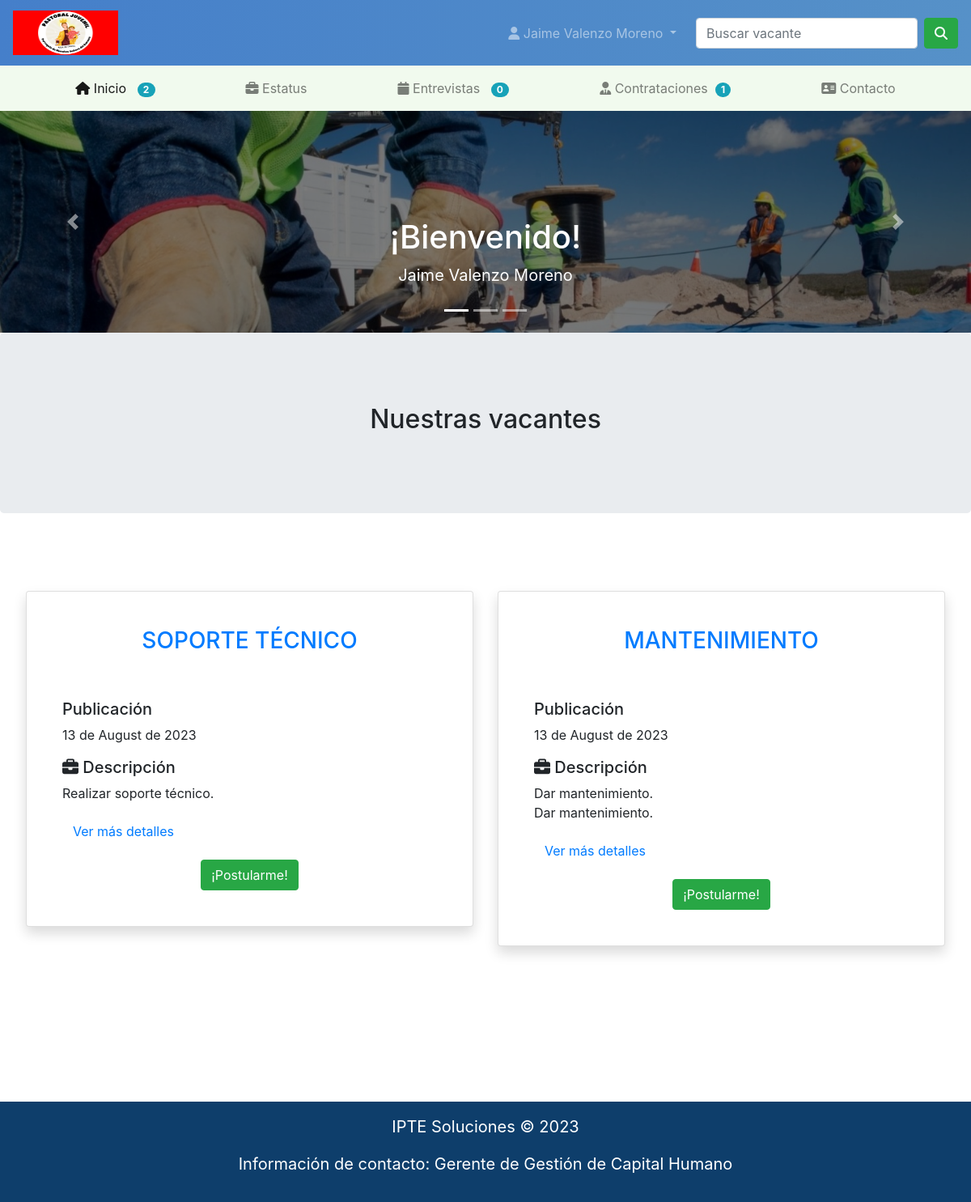
Page /postulante/home.php (signed in) on the committed database.
### tables this page shows
CREATE TABLE `vacante` (
  `id_vacante` int(11) NOT NULL,
  `puesto_vacante` varchar(100) NOT NULL,
  `descripcion_vacante` varchar(200) NOT NULL,
  `perfil_vacante` varchar(1000) NOT NULL,
  `sueldo_vacante` int(5) NOT NULL,
  `ubicacion_vacante` varchar(80) NOT NULL,
  `modalidad_vacante` varchar(25) NOT NULL,
  `modalidad_entrevista` varchar(20) NOT NULL,
  `comentarios_vacante` varchar(1000) DEFAULT NULL,
  `fecha_vacante` date NOT NULL,
  `activo_vacante` int(2) NOT NULL
);

### postulante/home.php (the view, shortened to what this page needs)
<?php
  include_once('../config.php');
?>
<!DOCTYPE html>
<html lang="es">
<head>
	<link rel="stylesheet" href="https://cdn.jsdelivr.net/npm/bootstrap@4.6.2/dist/css/bootstrap.min.css">
    <link rel="stylesheet" href="https://cdnjs.cloudflare.com/ajax/libs/font-awesome/6.2.0/css/all.min.css" />
</head>
<body>
  <div class="sticky-top">
	<nav class="navbar sticky-top navbar-expand-lg navbar-dark" id="nav">
    <a class="navbar-brand" href="home.php">
    <img src="../img/logo.png" width="130" height="55" class="d-inline-block align-top" alt="IPTE">
  </a>
  	<div class="collapse navbar-collapse" id="navbarSupportedContent">
    	<ul class="navbar-nav ml-auto">
         <li class="nav-item dropdown mr-3">
          <a class="nav-link dropdown-toggle" href="#" role="button" data-toggle="dropdown" aria-expanded="false"><i class="fa-solid fa-user"></i> <?php echo ucwords($_SESSION['NAME']); ?>
          </a>
        </li>
    	</ul>
      <form class="form-inline my-2 my-lg-0" action="" method="GET">
      <input class="form-control mr-sm-2" type="search" placeholder="Buscar vacante" name="busqueda">
      <button class="btn btn-success my-2 my-sm-0" type="submit" name="enviar"><i class="fa-solid fa-magnifying-glass"></i></button>
    </form>
  	</div>
	</nav>
  <nav class="navbar navbar-expand-lg navbar-light" style="background-color: #f1faee;color:#7CE2FC">
  <div class="collapse navbar-collapse" id="navbarSupportedContent">
    <ul class="navbar-nav ml-auto mr-auto">
      <li class="nav-item active ml-5 mr-5">
          <a class="nav-link" href="home.php"><i class="fa-solid fa-house"></i> <span class="sr-only">(current)</span>Inicio
          &nbsp;&nbsp;<span class="badge badge-pill badge-info"><?php
                      $query = "SELECT COUNT(id_vacante) as total FROM vacante WHERE activo_vacante = 1 ";
                            $result = $con -> query($query);
                            $row = $result->fetch_assoc();
                            echo "" . $row['total'] . "";
                        ?></span></a></a>
        </li>
         <li class="nav-item ml-5 mr-5">
         <a class="nav-link" href="estatus.php"><i class="fa-solid fa-briefcase"></i> Estatus</a>
         </li>
         <li class="nav-item ml-5 mr-5">
         <a class="nav-link" href="entrevistas.php"><i class="fa-solid fa-calendar"></i> Entrevistas
         &nbsp;&nbsp;<span class="badge badge-pill badge-info"><?php
         $id = $_SESSION['ID'];
                      $query = "SELECT COUNT(id_entrevista) as total FROM entrevistas WHERE activo_entrevista = 1 and (estatus_entrevista = 'Pendiente' or estatus_entrevista = 'Pendiente segunda etapa') and id_postulante='$id' ";
                            $result = $con -> query($query);
                            $row = $result->fetch_assoc();
                            echo "" . $row['total'] . "";
                        ?></span></a>
         </li>
         <li class="nav-item ml-5 mr-5">
         <a class="nav-link" href="contrataciones.php"><i class="fa-solid fa-user-tie"></i> Contrataciones&nbsp;&nbsp;<span class="badge badge-pill badge-info"><?php
         $id = $_SESSION['ID'];
                      $query = "SELECT COUNT(id) as total FROM contratacion WHERE id_postulante='$id' ";
                            $result = $con -> query($query);
                            $row = $result->fetch_assoc();
                            echo "" . $row['total'] . "";
                        ?></span></a></a>
         </li>
         <li class="nav-item ml-5 mr-5">
         <a class="nav-link" href="contacto.php"><i class="fa-solid fa-address-card"></i> Contacto</a>
         </li>
    </ul>
  </div>
</nav>
</div>
<div id="carouselExampleCaptions" class="carousel slide" data-ride="carousel">
  <ol class="carousel-indicators">
    <li data-target="#carouselExampleCaptions" data-slide-to="0" class="active"></li>
    <li data-target="#carouselExampleCaptions" data-slide-to="1"></li>
    <li data-target="#carouselExampleCaptions" data-slide-to="2"></li>
  </ol>
  <div class="carousel-inner">
    <div class="carousel-item active">
      <img src="img/img1.jpg" class="d-block w-100" alt="img1" style=" filter:brightness(0.5);">
      <div class="carousel-caption d-none d-md-block">
        <h1>¡Bienvenido!</h1>
        <p class="lead"><b><?php echo ucwords($_SESSION['NAME']); ?></b></p>
      </div>
    </div>
  </div>
  <button class="carousel-control-prev" type="button" data-target="#carouselExampleCaptions" data-slide="prev">
    <span class="carousel-control-prev-icon" aria-hidden="true"></span>
  </button>
  <button class="carousel-control-next" type="button" data-target="#carouselExampleCaptions" data-slide="next">
    <span class="carousel-control-next-icon" aria-hidden="true"></span>
  </button>
</div>
	<div class="jumbotron">
	    <br>
		<center><h2>Nuestras vacantes</h2></center>
   <br>
 </div>
   <div class="jumbotron" style="background-color: #FFF;">
   <div class="row row-cols-1 row-cols-md-2">
    <?php
      $sql = "SELECT * FROM vacante WHERE activo_vacante = 1 ";
               $result = $con -> query($sql);
               if($result ->num_rows > 0){
                $i=1;
                  while($row = $result ->fetch_assoc()) {
                    $i++;
                    ?>
                           <div class='col mb-4'>
                            <div class="accordion" id="accordionExample">
                        <div class='card h-100 shadow p-4 mb-5 bg-white rounded'>
                        <div class='card-body'>
                           <h3 class='text-uppercase text-primary'><center><?php echo $row['puesto_vacante'] ?></h3></center>
                           <br>
                           <br>
                           <h5> Publicación</h5>
                           <p><?php setlocale(LC_TIME, 'es_ES', 'Spanish_Spain', 'Spanish');
                    echo strftime("%d de %B de %Y", strtotime($row['fecha_vacante'])); ?></p>
                           <h5><i class="fa-solid fa-briefcase"></i> Descripción</h5>
                           <p><?php echo $row['descripcion_vacante'] ?></p>
                           <p>
                           <a class="btn btn-link btn-block text-left" type="button" data-toggle="collapse" data-target="#collapse<?php echo $i ?>" aria-expanded="true" aria-controls="collapseOne">Ver más detalles</a>
                           </p>
                           <form action="" method="POST">
                           <div class="container-fluid text-center">
                              <input class="btn btn-success" role="button" type="submit" name="submit" value="¡Postularme!"> </input>
                           </div>
                           </form>
                           </div>
                           </div>
                           </div>
                         </div>
                        <?php }
                     }
                     ?>
  </div>
</div>
   <br>
    <footer class="page-footer font-small" style="background-color: #0E3E6B; ">
      <div class="footer-copyright text-center py-3 text-dark" style="font-size: 20px">
       <p style="color: white;"><a href="https://www.iptesoluciones.com/" style="color: #fff;">IPTE Soluciones &copy; 2023</a></p>
       <p style="color: white;">Información de contacto: <a style="color: white;" href="mailto: ioregon@ipte.com.mx">Gerente de Gestión de Capital Humano</a></p>
      </div>
    </footer>
</body>
</html>

### postulante/home.php (style rules this page uses)
#nav { background: #457fca; background: -webkit-linear-gradient(to left, #5691c8, #457fca); background: linear-gradient(to left, #5691c8, #457fca); }

### rows in the picture
vacante: puesto_vacante "SOPORTE TÉCNICO", fecha_vacante "13 de August de 2023", descripcion_vacante "Realizar soporte técnico."
vacante: puesto_vacante "MANTENIMIENTO", fecha_vacante "13 de August de 2023", descripcion_vacante "Dar mantenimiento. Dar mantenimiento."

### other values in the picture
$_SESSION['NAME'] "Jaime Valenzo Moreno"
$row['total'] "2"
$row['total'] "0"
$row['total'] "1"
